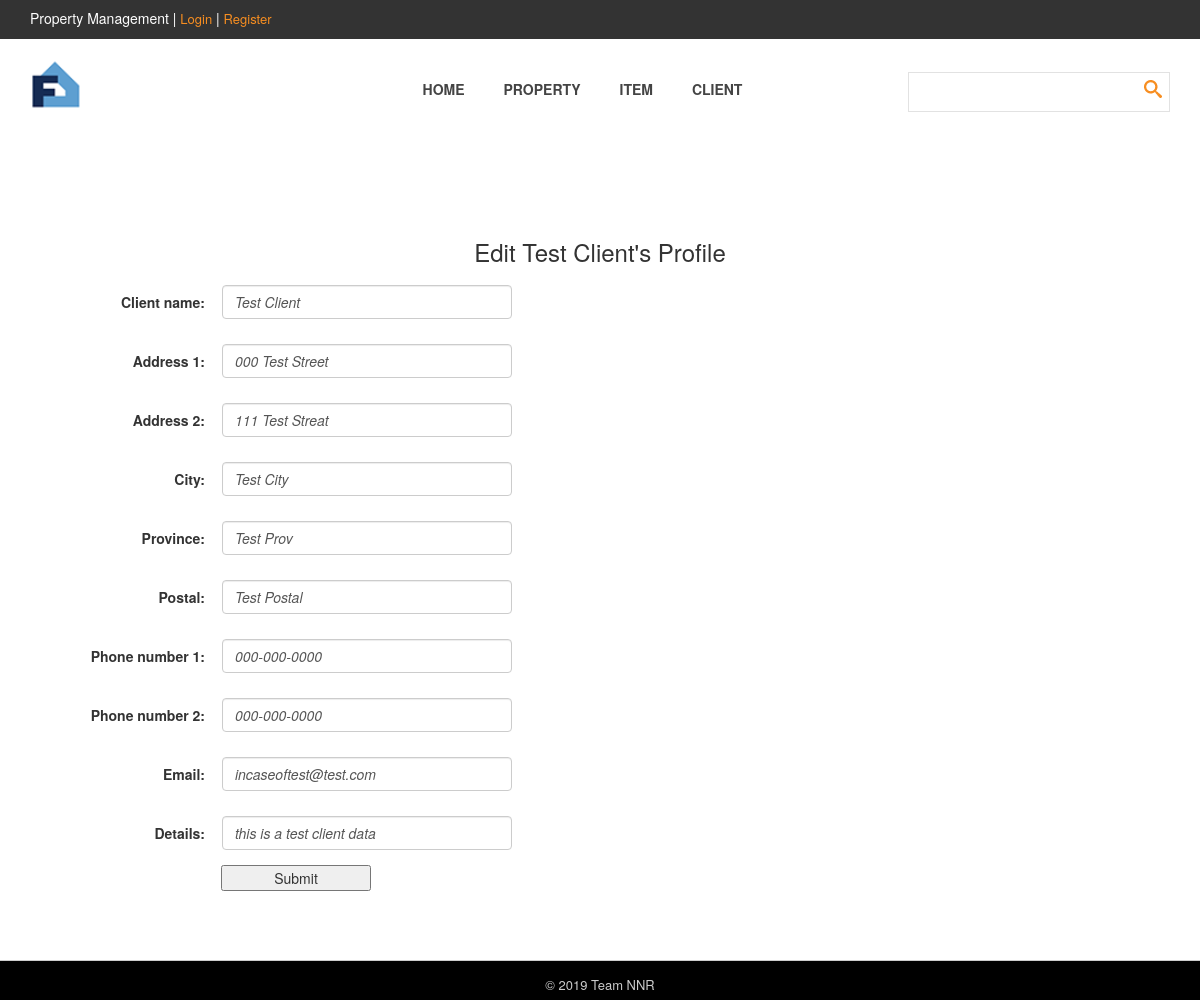
Screenshot of /edit_client_page.php?id=1 with the database file from the repository.
### tables this page shows
CREATE TABLE `client` (
  `clientId` int(11) NOT NULL,
  `clientName` varchar(100) NOT NULL,
  `clientAddress1` varchar(200) NOT NULL,
  `clientAddress2` varchar(200) NOT NULL,
  `clientCity` varchar(50) NOT NULL,
  `clientProv` varchar(50) NOT NULL,
  `clientPostal` varchar(50) NOT NULL,
  `clientPhone1` varchar(200) NOT NULL,
  `clientPhone2` varchar(200) NOT NULL,
  `clientEmail` varchar(200) NOT NULL,
  `clientDetails` varchar(300) NOT NULL,
  `clientIdentification` mediumblob NOT NULL
);

### main/dbHelper.php (called while the page is built, shortened)
<?php
Class DbHelper{
    private $pdo=null;
    public $sql="init";
    public $putErrorInfo=TRUE;
    public function __construct($dbConfig){
        try{
            $this->pdo = new PDO('mysql:host='.$dbConfig["host"].';dbname='.$dbConfig["dbName"], $dbConfig["user"],$dbConfig["pwd"]);
            $this->pdo->setAttribute(PDO::ATTR_ERRMODE, PDO::ERRMODE_EXCEPTION);
            $this->pdo->exec('set names utf8');
        }
        catch(PDOException $e){
            $this->$msg=$e->getMassage();
        }
    }
    public function querySql($sql){
        try{
            $this->sql=$sql;
            $this->pdo->exec('set names utf8');
            return $this->pdo->query($this->sql);
        }
        catch(PDOException $e){
            $this->msg= $e->getMessage();
            if($this->putErrorInfo){
                echo $this->msg."<br>".$this->sql;
            }
            return false;
        }
    }
}
?>

### main/TCommon.php (called while the page is built, shortened)
<?php
require_once('dbHelper.php');
Class TCommon
{
    static public $dbConfig = array(
        "host" => "localhost",
        "dbName" => "propertymanagement",
        "user" => "root",
        "pwd" => ""
    );
    static public function getOne($sql){
        $db = new DbHelper(TCommon::$dbConfig);
        $item = $db->querySql($sql);
        return $item->fetch();
    }
}
?>

### edit_client_page.php (the view, shortened to what this page needs)
<?php
require_once('head.php');
$id = $_GET["id"];
$sql = "SELECT * FROM client WHERE clientId = '$id'";
$cl = TCommon::getOne($sql);
?>
<form class="form-ajax-post"
      data-action="./main/control.php?act=edit_client"
      data-url="list_client_page.php">
    <h3 class="title">Edit <?php echo $cl['clientName']?>'s Profile </h3>
    <div id="editClient" class="form-group">
        <label>Client name:</label>
        <input name="clientName" type="text" value="<?php echo $cl['clientName']?>" class="form-control"/>
    </div>
    <div id="editClient" class="form-group">
        <label>Address 1:</label>
        <input name="clientAddress1" type="text" value="<?php echo $cl['clientAddress1']?>" class="form-control"/>
    </div>
    <div id="editClient" class="form-group">
        <label>Address 2:</label>
        <input name="clientAddress2" type="text" value="<?php echo $cl['clientAddress2']?>" class="form-control"/>
    </div>
    <div id="editClient" class="form-group">
        <label>City:</label>
        <input name="clientCity" type="text" value="<?php echo $cl['clientCity']?>" class="form-control"/>
    </div>
    <div id="editClient" class="form-group">
        <label>Province:</label>
        <input name="clientProv" type="text" value="<?php echo $cl['clientProv']?>" class="form-control"/>
    </div>
    <div id="editClient" class="form-group">
         <label>Postal:</label>
         <input name="clientPostal" type="text" value="<?php echo $cl['clientPostal']?>" class="form-control"/>
    </div>
    <div id="editClient" class="form-group">
        <label>Phone number 1:</label>
        <input name="clientPhone1" type="text" value="<?php echo $cl['clientPhone1']?>" class="form-control">
    </div>
    <div id="editClient" class="form-group">
        <label>Phone number 2:</label>
        <input name="clientPhone2" type="text" value="<?php echo $cl['clientPhone2']?>" class="form-control">
    </div>
    <div id="editClient" class="form-group">
        <label>Email: </label>
        <input name="clientEmail" type="text" value="<?php echo $cl['clientEmail']?>" class="form-control">
    </div>
    <div id="editClient" class="form-group">
        <label>Details: </label>
        <input name="clientDetails" type="text" value="<?php echo $cl['clientDetails']?>" class="form-control">
    </div>
    <div id="editClientButton" class="form-group tT010 ">
        <button class="form-ajax-btn" type="submit">Submit</button>
    </div>
</form>
<?php require_once('foot.php'); ?>

### css/stylesheet.css (style rules this page uses)
*, *:before, *:after { -moz-box-sizing: border-box; -webkit-box-sizing: border-box; box-sizing: border-box; }
input, textarea { padding: 10px; border: 1px solid #e2e2e2; width: 100%; margin-top: 25px; font-size: 13px; font-style: italic; font-weight: 300; color: #aaa; outline: none; }
@media screen and (min-width: 995px) { body { overflow-x: hidden; } }

### css/mystyle.css (style rules this page uses)
.title { text-align: center; margin-top: 100px; }
.form-group { width:100%; margin:5px; }
.form-group label { display: inline-block; width: 200px; margin-right:3px; text-align: right; }
.form-group input { display: inline-block; width: 290px!important; margin: 10px; }
.form-group button { width: 150px!important; margin-right: 3px; text-align: center; margin-left: 208px; }
#newClient, #editClient { text-align: left; }
#newClientButton, #editClientButton { text-align: left; margin-left: 13px; }

### rows the page displays
client: clientName "Test Client", clientAddress1 "000 Test Street", clientAddress2 "111 Test Streat", clientCity "Test City", clientProv "Test Prov", clientPostal "Test Postal", clientPhone1 "000-000-0000", clientPhone2 "000-000-0000", clientEmail "incaseoftest@test.com", clientDetails "this is a test client data"

### other values shown
TCommon::$mainAuthor "Team NNR"
